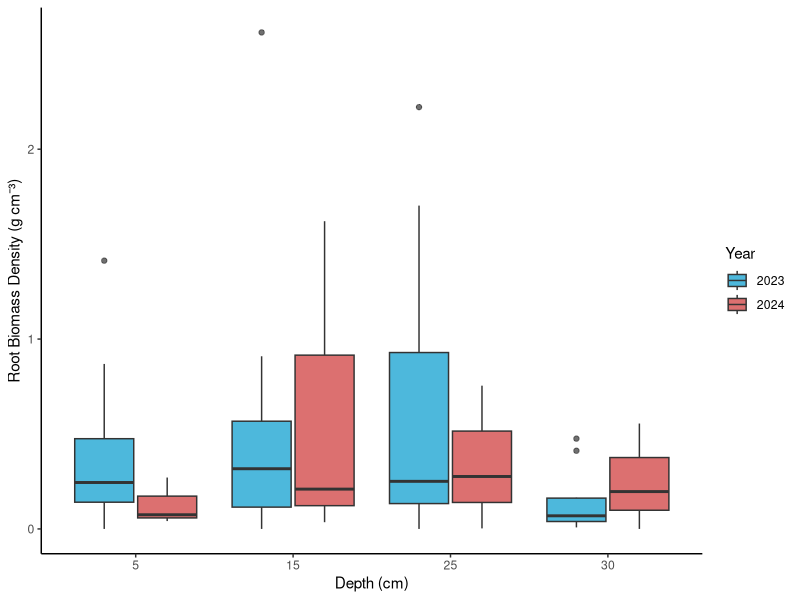
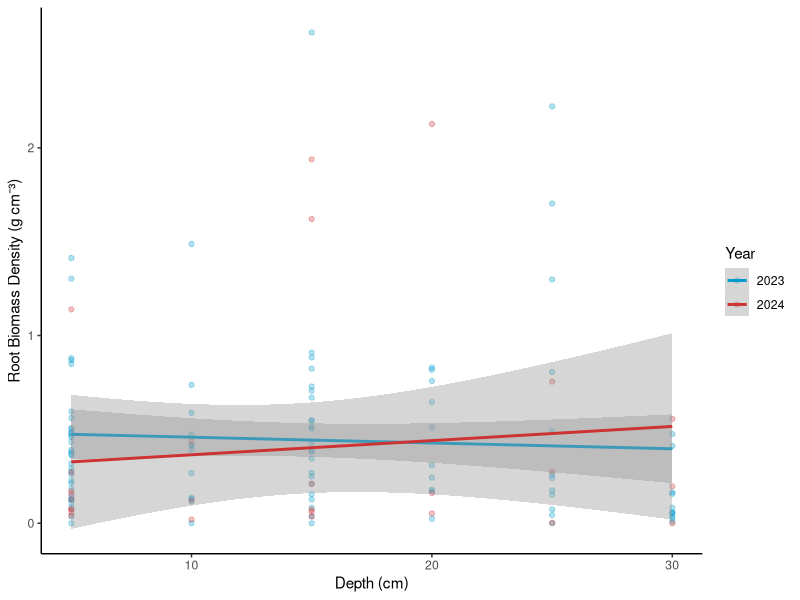
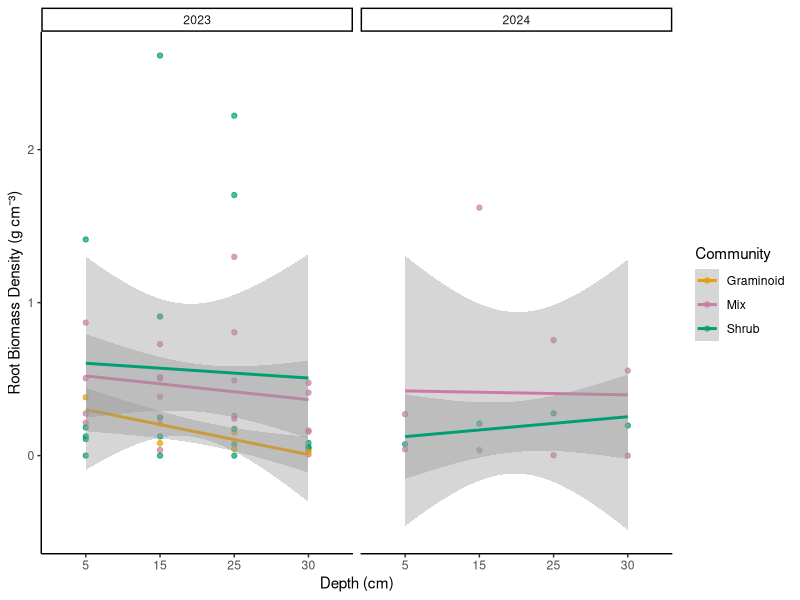

Write R code to recreate these figures, in order.
# RQ1
# DEPTH BIOMASS BY YEAR 
# 10/12/2025

# LOAD LIBRARIES----
library(tidyverse)
library(dplyr)
library(ggplot2)
library(readxl)

# LOAD DATA----
QHI_combined_data <- read_excel("datasets/QHI_roots_data/QHI_combined_data.xlsx")

# CLEAN DATA----
QHI_combined_data <- QHI_combined_data %>%
  mutate(rootmass_bulkdensity = as.numeric(rootmass_bulkdensity)) %>%
  filter(!is.na(rootmass_bulkdensity)) %>%
  # remove row 32
  filter(row_number() != 32)

# removed outlier row 32 which had rootmass_bulkdensity of 5.98 g/cm3, likely a data entry error 
# see notebook for further laboratory explanation 

# FILTER P3 ONLY----
QHI_combined_data_P3 <- QHI_combined_data %>%
  filter(core_ID == "P3")


# FIGURE----
(depth_biomass_year<-QHI_combined_data_P3 %>%
   filter(year %in% c(2023, 2024)) %>%
   filter(!is.na(max_depth_increment), !is.na(root_dry_biomass_total)) %>%
   filter(max_depth_increment != "N/A") %>%
   mutate(max_depth_increment = factor(max_depth_increment, 
                                       levels = c("5", "10", "15", "20", "25", "30"))) %>%
   ggplot(aes(x = max_depth_increment, y = rootmass_bulkdensity, fill = as.factor(year))) +
   geom_boxplot(position = position_dodge(width = 0.8), alpha = 0.7) +
   labs(
     x = "Depth (cm)",
     y = "Root Biomass Density (g cm⁻³)",
     fill = "Year") +
   scale_fill_manual(values = c("2023" = "deepskyblue3", "2024" = "brown3"))+
   theme_classic() 
)

# FIGURE WITH LINE OF BEST FIT ----
# need to change x axis values
(depth_biomass_year_lobf <- QHI_combined_data %>%
  filter(year %in% c(2023, 2024)) %>%
  filter(!is.na(max_depth_increment), !is.na(root_dry_biomass_total)) %>%
  filter(max_depth_increment != "N/A") %>%
  mutate(max_depth_increment = as.numeric(max_depth_increment)) %>%
  ggplot(aes(x = max_depth_increment, y = rootmass_bulkdensity, color = as.factor(year))) +
  geom_point(alpha = 0.3) +
  geom_smooth(method = "lm", se = TRUE) +
  labs(
    x = "Depth (cm)",
    y = "Root Biomass Density (g cm⁻³)",
    color = "Year") +
  scale_color_manual(values = c("2023" = "deepskyblue3", "2024" = "brown3")) +
  theme_classic()
)
# 2023 not really any change, decrease with decreasing depth
# but 2024 more of an increase with decreasing depth- potential for graminoids to be taking advantage of deeper rooting as more space available!
# would need to compare to community biomass year graph to see if this is reflected there too
# if results not significant in analysis, can just say exposure of heatwave not long enough to cause significant change, but over time with more heatwaves could be the case 
# futher research analysing multiple years, tracking heatwaves would be required 
# but then need to be careful if its due to heatwaves or just general increases in temp due too CC, hence doing short term year to year analysis better for understanding short term heatwaves impact? So this stuyd is important

# FIGURE COMMUNITY, BIOMASS, DEPTH----
(depth_biomass_community_year <- QHI_combined_data_P3 %>%
    filter(year %in% c(2023, 2024)) %>%
    filter(!is.na(max_depth_increment), !is.na(root_dry_biomass_total)) %>%
    filter(max_depth_increment != "N/A") %>%
    mutate(max_depth_increment = factor(max_depth_increment, 
                                        levels = c("5", "10", "15", "20", "25", "30"))) %>%
    ggplot(aes(x = max_depth_increment, y = rootmass_bulkdensity, colour = community)) +
    geom_point(alpha = 0.7) +
    geom_smooth(aes(group = community), method = "lm", se = TRUE)+
    facet_wrap(~year) +
    labs(
      x = "Depth (cm)",
      y = "Root Biomass Density (g cm⁻³)",
      colour = "Community") +
    scale_colour_manual(values = c("Graminoid" = "#E69F00", "Shrub" = "#009E73", "Mix"="#CC79A7"))+
    theme_classic() 
)

# in 2023/pre heatwave mix and shrub so increase in biomass with depth (only slighly- see analysis 1.4)
# in 2023 graminoids actually show a decrease with depth! Opposite to what would usually think with graminoids that are deeper rooting
# in 2024/post heatwave shrub doesn't look like its changed but mix shows a large increase in biomass with depth
# no data for graminoids in 2024 yet but hopefully large increase with depth (and hence what is driving the mix increase)
